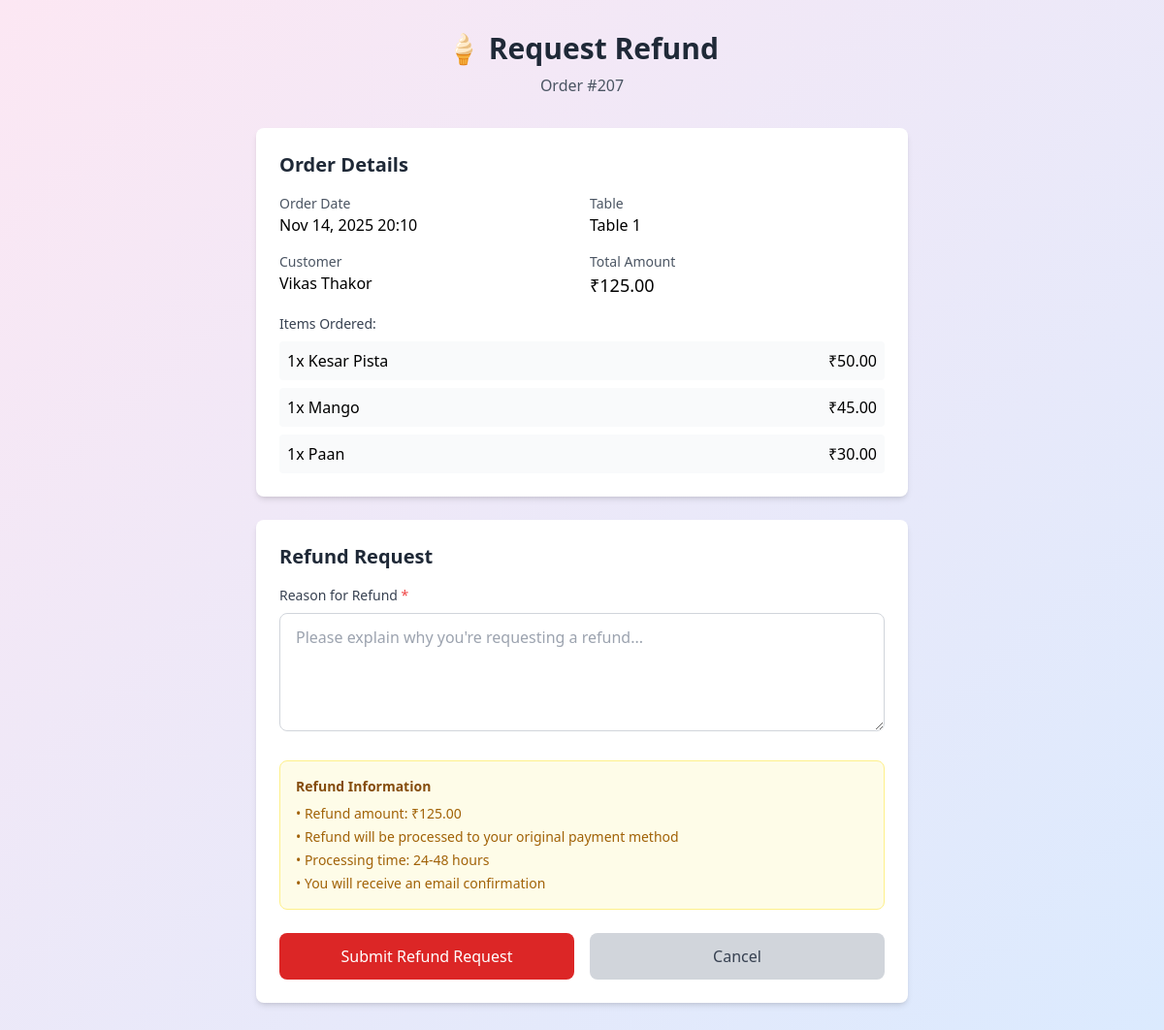
Screenshot of /customer/order/207/refund/ with the database file from the repository.
### qr_ordering/models.py (models this page shows, shortened)
class Order(models.Model):
    STATUS_CHOICES = [
        ('draft', 'Draft'),  # Order created but payment not initiated
        ('pending_payment', 'Pending Payment'),
        ('paid', 'Paid'),
        ('in_progress', 'In Progress'),
        ('completed', 'Completed'),
        ('cancelled', 'Cancelled'),
    ]
    PAYMENT_STATUS_CHOICES = [
        ('pending', 'Pending'),
        ('completed', 'Completed'),
        ('failed', 'Failed'),
        ('refunded', 'Refunded'),
    ]
    table = models.ForeignKey(Table, on_delete=models.CASCADE, related_name='orders')
    customer_email = models.EmailField(default='customer@example.com')
    customer_name = models.CharField(max_length=100, default='Customer')
    status = models.CharField(max_length=20, choices=STATUS_CHOICES, default='pending_payment')
    payment_status = models.CharField(max_length=20, choices=PAYMENT_STATUS_CHOICES, default='pending')
    payment_method = models.CharField(max_length=50, blank=True)
    payment_reference = models.CharField(max_length=100, blank=True)
    created_at = models.DateTimeField(auto_now_add=True)
    paid_at = models.DateTimeField(null=True, blank=True)
    def get_total_amount(self):
        total = 0
        for item in self.items.all():
            total += item.quantity * item.ice_cream.price
        return total

class Table(models.Model):
    number = models.PositiveIntegerField(unique=True)
    token = models.UUIDField(default=uuid.uuid4, editable=False, unique=True)
    seats = models.PositiveIntegerField(default=4, help_text="Number of seats at this table")
    description = models.TextField(blank=True, help_text="Optional description or location of the table")
    qr_code = models.ImageField(upload_to='qr_codes/', blank=True)
    qr_base_url = models.URLField(
        max_length=200,
        blank=True,
        default='',
        help_text="Base URL for QR code (e.g. https://yourdomain.com)"
    )

class OrderItem(models.Model):
    order = models.ForeignKey(Order, on_delete=models.CASCADE, related_name='items')
    ice_cream = models.ForeignKey(IceCream, on_delete=models.CASCADE)
    quantity = models.PositiveIntegerField(default=1)

class IceCream(models.Model):
    name = models.CharField(max_length=100)
    price = models.DecimalField(max_digits=5, decimal_places=2)
    image = models.ImageField(upload_to='ice_cream_images/')

### qr_ordering/views.py (the view, shortened to what this page needs)
# urls.py: path('customer/order/<int:order_id>/refund/', views.customer_refund_request, name='customer_refund_request'),
def customer_refund_request(request, order_id):
    order = get_object_or_404(Order, id=order_id)
    if order.status not in ['paid', 'in_progress', 'completed']:
        return JsonResponse({'error': 'Order not eligible for refund'}, status=400)
    return render(request, 'customer_refund_form.html', {'order': order})

### qr_ordering/templates/customer_refund_form.html (shortened to what this page needs)
<!DOCTYPE html>
<html lang="en">
<head>
    <script src="https://cdn.tailwindcss.com"></script>
</head>
<body class="bg-gradient-to-br from-pink-100 to-blue-100 min-h-screen">
    <div class="container mx-auto px-4 py-8">
        <div class="max-w-2xl mx-auto">
            <div class="text-center mb-8">
                <h1 class="text-3xl font-bold text-gray-800 mb-2">🍦 Request Refund</h1>
                <p class="text-gray-600">Order #{{ order.id }}</p>
            </div>
            <div class="bg-white rounded-lg shadow-md p-6 mb-6">
                <h2 class="text-xl font-semibold text-gray-800 mb-4">Order Details</h2>
                <div class="grid grid-cols-2 gap-4 mb-4">
                    <div>
                        <p class="text-sm text-gray-600">Order Date</p>
                        <p class="font-medium">{{ order.created_at|date:"M d, Y H:i" }}</p>
                    </div>
                    <div>
                        <p class="text-sm text-gray-600">Table</p>
                        <p class="font-medium">Table {{ order.table.number }}</p>
                    </div>
                    <div>
                        <p class="text-sm text-gray-600">Customer</p>
                        <p class="font-medium">{{ order.customer_name }}</p>
                    </div>
                    <div>
                        <p class="text-sm text-gray-600">Total Amount</p>
                        <p class="font-medium text-lg">₹{{ order.get_total_amount }}</p>
                    </div>
                </div>
                <div>
                    <h3 class="text-sm font-medium text-gray-700 mb-2">Items Ordered:</h3>
                    <div class="space-y-2">
                        {% for item in order.items.all %}
                        <div class="flex justify-between bg-gray-50 p-2 rounded">
                            <span>{{ item.quantity }}x {{ item.ice_cream.name }}</span>
                            <span>₹{{ item.ice_cream.price }}</span>
                        </div>
                        {% endfor %}
                    </div>
                </div>
            </div>
            <div class="bg-white rounded-lg shadow-md p-6">
                <h2 class="text-xl font-semibold text-gray-800 mb-4">Refund Request</h2>
                <form id="refund-form" method="post">
                    <div class="mb-6">
                        <label class="block text-gray-700 text-sm font-medium mb-2">
                            Reason for Refund <span class="text-red-500">*</span>
                        </label>
                        <textarea name="reason" required rows="4"
                                  class="w-full px-4 py-3 border border-gray-300 rounded-lg focus:ring-2 focus:ring-blue-500 focus:border-blue-500"
                                  placeholder="Please explain why you're requesting a refund..."></textarea>
                    </div>
                    <div class="mb-6 bg-yellow-50 border border-yellow-200 rounded-lg p-4">
                        <h3 class="text-sm font-semibold text-yellow-800 mb-2">Refund Information</h3>
                        <ul class="text-sm text-yellow-700 space-y-1">
                            <li>• Refund amount: ₹{{ order.get_total_amount }}</li>
                            <li>• Refund will be processed to your original payment method</li>
                            <li>• Processing time: 24-48 hours</li>
                            <li>• You will receive an email confirmation</li>
                        </ul>
                    </div>
                    <div class="flex space-x-4">
                        <button type="submit"
                                class="flex-1 bg-red-600 hover:bg-red-700 text-white font-medium py-3 px-4 rounded-lg transition">
                            Submit Refund Request
                        </button>
                        <a href="{% url 'customer_orders' %}"
                           class="flex-1 bg-gray-300 hover:bg-gray-400 text-gray-700 font-medium py-3 px-4 rounded-lg transition text-center">
                            Cancel
                        </a>
                    </div>
                </form>
            </div>
        </div>
    </div>
</body>
</html>

### rows the page displays
Order: id "207", created_at "Nov 14, 2025 20:10", table.number "1", customer_name "Vikas Thakor", get_total_amount "125.00"
OrderItem: quantity "1", ice_cream.name "Kesar Pista", ice_cream.price "50.00"
OrderItem: quantity "1", ice_cream.name "Mango", ice_cream.price "45.00"
OrderItem: quantity "1", ice_cream.name "Paan", ice_cream.price "30.00"
